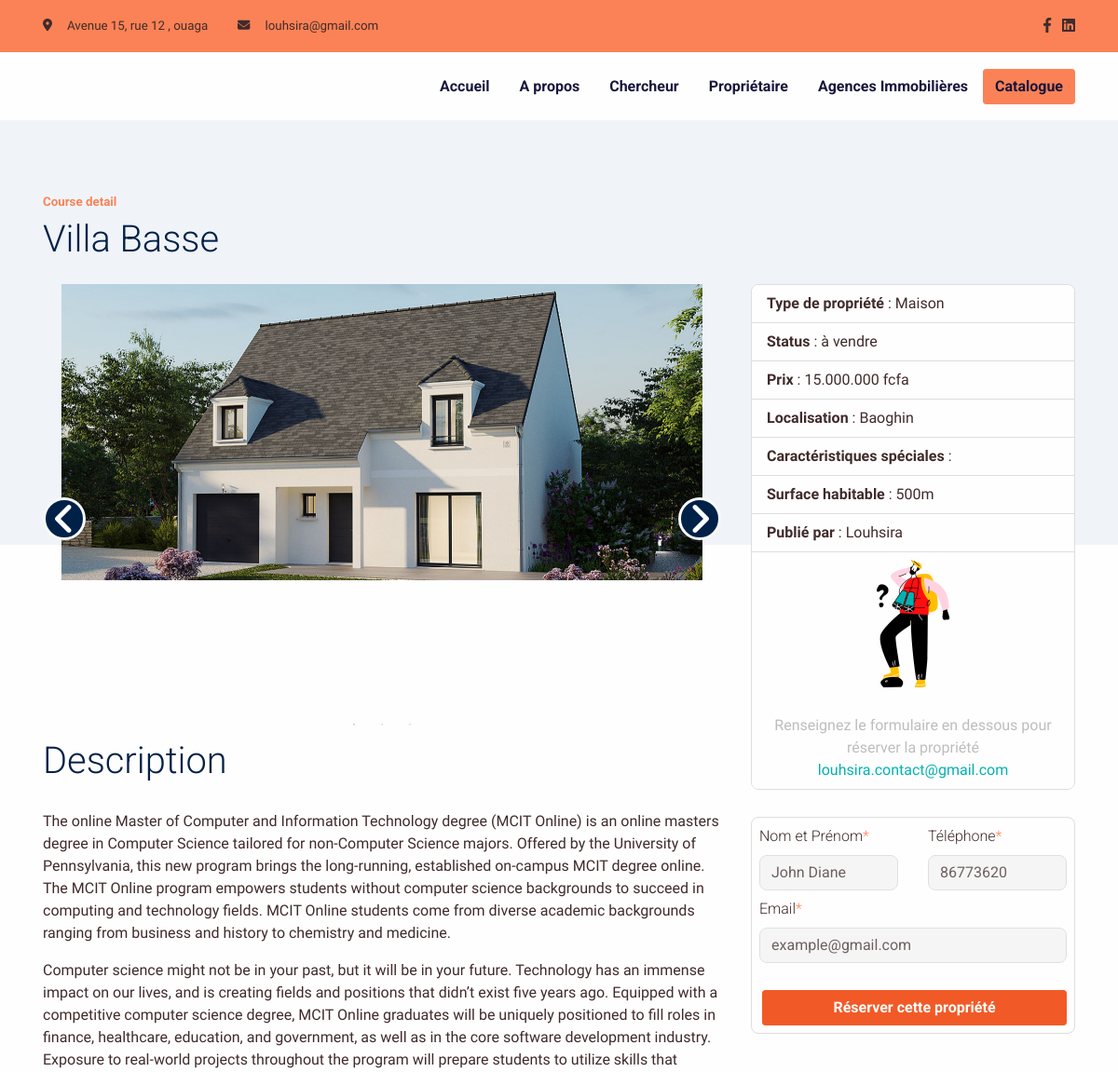
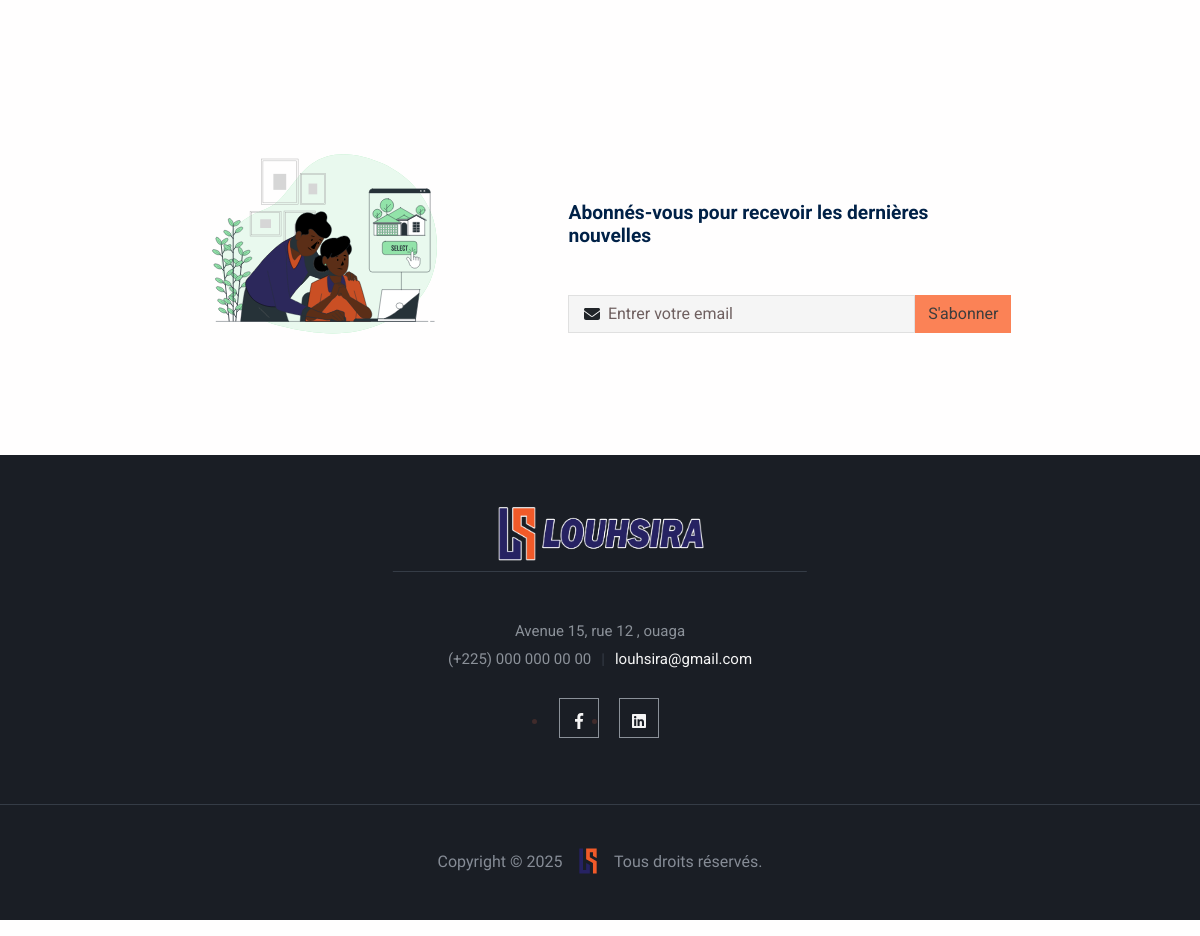
The page /propriete-2 on the database its author committed (2 pictures, top to bottom).
### app/models.py (models this page shows, shortened)
class Convention(models.Model):
    created_at = models.DateTimeField(auto_now=False, auto_now_add=True)
    update_at = models.DateTimeField(auto_now=True, auto_now_add=False)
    publish = models.BooleanField(default=False)
    class Meta:
        abstract = True

class Social(Convention):
    name = models.CharField(max_length=150, blank=True, null=True)
    icon = models.CharField(max_length=150, blank=True, null=True)
    link = models.URLField(max_length = 200)
    class Meta:
        verbose_name = "Réseaux Social"
        verbose_name_plural = "Réseaux Sociaux"

class configuration(Convention):
    name = models.CharField(max_length = 150, blank=True, null=True)
    vendor_title = models.CharField(max_length = 150, blank=True, null=True)
    location_title = models.CharField(max_length = 150, blank=True, null=True)
    about_title = models.CharField(max_length = 150, blank=True, null=True)
    why_choose_title = models.CharField(max_length = 150, blank=True, null=True)
    newsletter_title = models.CharField(max_length = 150, blank=True, null=True)
    newsletter_text = models.TextField()
    newsletter_picture = models.FileField(upload_to=LOGO_SITE_PATH, max_length = 100)
    copy_right = models.CharField(max_length = 150, blank=True, null=True)
    logo = models.FileField(upload_to=LOGO_SITE_PATH , max_length = 100, blank=True, null=True)
    logo2 = models.FileField(upload_to=LOGO_SITE_PATH , max_length = 100, blank=True, null=True)
    class Meta:
        verbose_name = "Configuration du site"
        verbose_name_plural = "Configuration du site"

### propriete/models.py (models this page shows, shortened)
class Proprietes(Convention):
    titre_annonce = models.CharField(max_length=220, blank=True, null=True)
    proprietaire = models.CharField(max_length=220, blank=True, null=True)
    proprietaire_contact = models.CharField(max_length=220, blank=True, null=True)
    type_propriete = models.ForeignKey(TypePropriete, on_delete=models.DO_NOTHING, related_name="type_propriete_related")
    prix_propriete = models.CharField(max_length=220, blank=True, null=True)
    adresse_propriete = models.CharField(max_length=220, blank=True, null=True)
    localite = models.ForeignKey(Localite, on_delete=models.DO_NOTHING, related_name="localite_propriete")
    annee_construction = models.DateField(auto_now=False, auto_now_add=False)
    nbre_chambre = models.IntegerField()
    nbre_salle_bain = models.IntegerField()
    description = HTMLField()
    status = models.CharField(max_length=15, choices=STATUS_CHOICES)
    caracteristique_speciale = models.ManyToManyField(CaracteristiqueMaison)
    pictures = models.ManyToManyField(Photo)
    class Meta:
        verbose_name = 'Les Propriétés'
        verbose_name_plural = 'Les Propriétés'

class Photo(Convention):
    title = models.CharField(max_length=220, blank=True, null=True)
    picture = models.FileField(upload_to=PICTURE_PATH, max_length = 200, blank=True, null=True)
    class Meta:
        verbose_name = 'Photo des Proprietes'
        verbose_name_plural = 'Photo des Proprietes'

class TypePropriete(Convention):
    libele =  models.CharField(max_length=200, blank=True, null=True)
    description = models.TextField(blank=True, null=True)
    class Meta:
        verbose_name = "Type de Propriété"
        verbose_name_plural = "Type de Propriétés"
    def __str__(self):
        return self.libele

class Localite(Convention):
    name = models.CharField(max_length=150, blank=True, null=True)
    longitude =  models.CharField(max_length=150, blank=True, null=True)
    laltitude =  models.CharField(max_length=150, blank=True, null=True)
    class Meta:
        verbose_name = "Localité"
        verbose_name_plural = "Localités"
    def __str__(self):
        return self.name

### app/views.py (the view)
# urls.py: path('propriete-<int:id>', home_detail, name="home-detail-index"),
def home_detail(request, id):
    get_socials = get_social({'publish':True})
    get_configs = get_config({'publish':True})
    get_property_ids = get_property_id(id)
    template_name = "app/layout/home_detail.html"
    context = {
        'page': "LOUSHIRA | Home-detail",
        'get_socials': get_socials,
        'get_configs': get_configs,
        'get_property_ids': get_property_ids
    }
    return render(request, template_name, context)

### app/functions.py (called while the page is built)
def get_config(data=dict()):
    return configuration.objects.filter(**data).first()

def get_social(data=dict()):
    return Social.objects.filter(**data)

def get_property_id(id):
    return get_object_or_404(Proprietes, id=id)

### templates/app/layout/home_detail.html (shortened to what this page needs)
{% extends "app/base/base.html" %}
{% load static %}
{% block content %}
<main class="main" id="top">
      <section class="pb-11 pt-7 bg-600">
        <div class="container">
          <div class="row">
            <div class="col-12">
              <h6 class="font-sans-serif text-primary fw-bold">Course detail</h6>
              <h1 class="mb-6">{{get_property_ids.titre_annonce}}</h1>
            </div>
          </div>
        </div>
      </section>
      <section style="margin-top:-21.5rem">
        <div class="container">
          <div class="row">
            <div class="col-md-8">
              <div class="fader">
                {% for pic in get_property_ids.pictures.all %}
                  <div>
                    <img class="w-100 " src="{{ pic.picture.url }}" alt="..." />
                  </div>
                {% endfor %}
              </div>
              <h1 class="my-4">Description</h1>
              <span>{{get_property_ids.description | safe }}</span>
            </div>
            <div class="col-md-4">
              <div class="card">
                <ul class="list-group list-group-flush">
                  <li class="list-group-item"><strong>Type de propriété </strong>: {{get_property_ids.type_propriete}}</li>
                  <li class="list-group-item"><strong>Status </strong>: {{get_property_ids.status}}</li>
                  <li class="list-group-item"><strong>Prix </strong>: {{get_property_ids.prix_propriete}}</li>
                  <li class="list-group-item"><strong>Localisation </strong>: {{get_property_ids.localite}}</li>
                  <li class="list-group-item"><strong>Caractéristiques spéciales </strong>:
                    </li>
                  <li class="list-group-item"><strong>Surface habitable </strong>: 500m</li>
                  <li class="list-group-item"><strong>Publié par </strong>: {{get_property_ids.proprietaire}}</li>
                  <li class="list-group-item text-center"><img src="{% static 'app/assets/img/gallery/searching.png' %}" width="78" alt="..." />
                    <p class="text-muted mb-0 mt-4">Renseignez le formulaire en dessous pour réserver la propriété</p><a class="text-info" href="mailto:vctung@outlook.com">louhsira.contact@gmail.com</a>
                  </li>
                </ul>
              </div>
              <div class="card mt-4 p-2" id="reserve">
                <div class="row ">
                  <div class="col-md-6">
                    <label class="form-label" for="nameId">Nom et Prénom<span class="text-primary">*</span></label>
                    <input type="text" class="form-control" name="" placeholder="John Diane" id="nameId" v-model="name">
                  </div>
                  <div class="col-md-6">
                    <label class="form-label" for="phoneId">Téléphone<span class="text-primary">*</span></label>
                    <input type="text" class="form-control" name="" placeholder="86773620" id="phoneId" v-model="phone">
                  </div>
                </div>
                <div class="row mt-2 mb-4">
                  <div class="col-md-12">
                    <label class="form-label" for="emailId">Email<span class="text-primary">*</span></label>
                    <input type="email" name="" placeholder="example@gmail.com" class="form-control" id="emailId" v-model="email">
                  </div>
                </div>
                <button class="fa-btn-primary fw-bold" @click.prevent="SendReservation()" > Réserver cette propriété</button>
              </div>
            </div>
          </div>
        </div>
      </section>
{% include "app/includes/_email_sub.html" %}
    </main>
{% endblock %}

### templates/app/base/base.html (shortened to what this page needs)
{% load static %}
<!DOCTYPE html>
<html lang="en-US" dir="ltr">
  <head>
    <link href="{% static 'app/assets/css/select2-bootstrap-5-theme.min.css' %}" rel="stylesheet" />
    <link href="{% static 'app/assets/css/theme.css' %}" rel="stylesheet" />
    <link href="{% static 'app/assets/css/style.css' %}" rel="stylesheet" />
    <link href="{% static 'app/assets/css/slick.css' %}" rel="stylesheet" />
    <link href="{% static 'app/assets/css/slick-theme.css' %}" rel="stylesheet" />
  </head>
  <body>
    <main class="main" id="top">
      <section class="bg-primary py-2 d-none d-sm-block">
        <div class="container">
          <div class="row align-items-center">
            <div class="col-auto d-none d-lg-block">
              <p class="my-2 fs--1"><i class="fas fa-map-marker-alt me-3"></i><span>Avenue 15, rue 12 , ouaga </span></p>
            </div>
            <div class="col-auto ms-md-auto order-md-2 d-none d-sm-block">
              <ul class="list-unstyled list-inline my-2">
                {% for social in get_socials %}
                  <li class="list-inline-item"><a class="text-decoration-none" href="{{social.link}}"><i class="{{social.icon}} text-900"></i></a></li>
                {% endfor %}
              </ul>
            </div>
            <div class="col-auto">
              <p class="my-2 fs--1"><i class="fas fa-envelope me-3"></i><a class="text-900" href="mailto:loushira.contact@gmail.com">louhsira@gmail.com </a></p>
            </div>
          </div>
        </div>
      </section>
      <nav class="navbar navbar-expand-lg navbar-light sticky-top py-3 d-block" data-navbar-on-scroll="data-navbar-on-scroll">
        <div class="container"><a class="navbar-brand" href="{% url 'welcome' %}"><img src="{{get_configs.logo.url}}" height="20" alt="logo" /></a>
          <div class="collapse navbar-collapse border-top border-lg-0 mt-4 mt-lg-0" id="navbarSupportedContent">
            <ul class="navbar-nav ms-auto pt-2 pt-lg-0 font-base">
              <li class="nav-item px-2"><a class="nav-link active fw-bold" style="color:#18163d" aria-current="page" href="{% url 'welcome' %}">Accueil</a></li>
              <li class="nav-item px-2"><a class="nav-link fw-bold" style="color:#18163d" aria-current="page" href="{% url 'about' %}">A propos</a></li>
              <li class="nav-item px-2"><a class="nav-link fw-bold" style="color:#18163d" aria-current="page" href="{% url 'home-searcher' %}">Chercheur</a></li>
              <li class="nav-item px-2"><a class="nav-link fw-bold" style="color:#18163d" aria-current="page" href="{% url 'owner-page' %}">Propriétaire</a></li>
              <li class="nav-item px-2"><a class="nav-link fw-bold" style="color:#18163d" aria-current="page" href="{% url 'agence' %}">Agences Immobilières</a></li>
            </ul><a class="btn btn-primary order-1 order-lg-0 fw-bold" style="color:#18163d" href="{% url 'catalogue' %}">Catalogue</a>
          </div>
        </div>
      </nav>
    {% block content %}
    {% endblock content %}
    </main>
    <section class="contact-area" id="contact" style="background: #1A1E25;padding:50px;">
      <div class="container">
          <div class="row">
              <div class="col-lg-6 offset-lg-3">
                  <div class="contact-content text-center">
                      <a class="text-decoration-none" href="{% url 'welcome' %}"><img src="{{get_configs.logo2.url}}" height="51"  alt="" /></a>
                      <h6>Avenue 15, rue 12 , ouaga</h6>
                      <h6>(+225) 000 000 00 00<span>|</span><a class="text-light text-200" href="mailto:loushira.contact@gmail.com">louhsira@gmail.com</a></h6>
                      <div class="contact-social">
                          <ul>
                              {% for socials in get_socials %}
                                  <li class="lh-lg"><a class="text-200" href="{{socials.link}}"><i class="{{socials.icon}}"></i></a></li>
                              {% endfor %}
                          </ul>
                      </div>
                  </div>
              </div>
          </div>
      </div>
  </section>
  <footer>
      <p>Copyright &copy; 2025 <a class="text-decoration-none" href="{% url 'welcome' %}"><img src="{{get_configs.logo.url}}" height="51"  alt="" /></a> Tous droits réservés.</p>
  </footer>
    <link href="{% static 'app/assets/css/multiple.css' %}" rel="stylesheet" />
  <link rel="stylesheet" href="https://unpkg.com/vue-multiselect@2.1.0/dist/vue-multiselect.min.css">
  <link href="https://cdn.jsdelivr.net/npm/tom-select@2.4.1/dist/css/tom-select.css" rel="stylesheet">
  </body>
</html>

### templates/app/includes/_email_sub.html (shortened to what this page needs)
<section>
  <div id="news_letter" class="container" style="font-style: normal;">
    <div class="row align-items-center d-flex justify-content-center">
      <div class="col-md-6 col-lg-4 mb-5"><img src="{{get_configs.newsletter_picture.url}}" width="280" alt="cta" /></div>
      <div class="col-md-6 col-lg-5">
        <h5 class="text-secondary font-sans-serif fw-bold">{{get_configs.newsletter_text}}</h5>
        <form class="row g-0 align-items-center">
          <div class="col">
            <div class="input-group-icon">
              <input class="form-control form-little-squirrel-control" type="email" placeholder="Entrer votre email " aria-label="email" v-model="email" /><i class="fas fa-envelope input-box-icon"></i>
            </div>
          </div>
          <div class="col-auto">
            <button class="btn btn-primary rounded-0" type="submit" @click.prevent="sendNewLettrData()">S'abonner</button>
          </div>
        </form>
      </div>
    </div>
  </div>
</section>

### static/app/assets/css/style.css (style rules this page uses)
body { font-style: normal; }
p { font-family: "Roboto" important!; }
.fa-btn-primary { color: #FFFEFE; background-color: #f15a27; border-color: #f15a27; border: 1px solid #f15a27; border-radius: 3px; padding: 0.375rem 0.75rem; margin-left: 3px; font-size: 1rem; border-radius: 0.2rem; -webkit-transition: color 0.15s ease-in-out, background-color 0.15s ease-in-out, border-color 0.15s ease-in-out, -webkit-box-shadow 0.15s ease-in-out; transition: color 0.15s ease-in-out, background-color 0.15s ease-in-out, border-color 0.15s ease-in-out, -webkit-box-shadow 0.15s ease-in-out; -o-transition: color 0.15s ease-in-out, background-color 0.15s ease-in-out, border-color 0.15s ease-in-out, box-shadow 0.15s ease-in-out; transition: color 0.15s ease-in-out, background-color 0.15s ease-in-out, border-color 0.15s ease-in-out, box-shadow 0.15s ease-in-out; transition: color 0.15s ease-in-out, background-color 0.15s ease-in-out, border-color 0.15s ease-in-out, box-shadow 0.15s ease-in-out, -webkit-box-shadow 0.15s ease-in-out; }

### templates/app/base/base.html (style rules this page uses)
html, body { margin: 0; padding: 0; }
* { box-sizing: border-box; }
.slick-slide { margin: 0px 20px; }
.slick-slide img { width: 100%; }
.slick-slide { transition: all ease-in-out .3s; opacity: .2; }
.slick-active { opacity: .5; }
.slick-current { opacity: 1; }
img { max-width: 100%; height: auto; }
.contact-area { border-bottom: 1px solid #353C46; }
.contact-content h6 { color: #8b9199; font-size: 15px; font-weight: 400; margin-bottom: 10px; }
.contact-content span { color: #353c47; margin: 0 10px; }
.contact-social { margin-top: 30px; }
.contact-social > ul { display: inline-flex; }
.contact-social ul li a { border: 1px solid #8b9199; color: #8b9199; display: inline-block; height: 40px; margin: 0 10px; padding-top: 7px; transition: all 0.4s ease 0s; width: 40px; }
.contact-content img { max-width: 210px; }
footer { background: #1A1E25; color: #868c96; }
footer p { padding: 40px 0; text-align: center; }
footer img { width: 44px; }

### rows shown on the page
Proprietes: titre_annonce "Villa Basse", description "The online Master of Computer and Information Technology degree (MCIT Online) is an online masters degree in Computer Science tailored for non-Computer Science majors. Offered by the University of Pennsylvania, this new program brings the long-running, established on-campus MCIT degree online. The MCIT Online program empowers students without computer science backgrounds to succeed in computing and technology fields. MCIT Online students come from diverse academic backgrounds ranging from business and history to chemistry and medicine. Computer science might not be in your past, but it will be in your future. Technology has an immense impact on our lives, and is creating fields and…", type_propriete "Maison", status "à vendre", prix_propriete "15.000.000 fcfa", localite "Baoghin", proprietaire "Louhsira"
Photo: picture (picture)
configuration: newsletter_picture (picture), newsletter_text "Abonnés-vous pour recevoir les dernières nouvelles", logo2 (picture), logo (picture)
